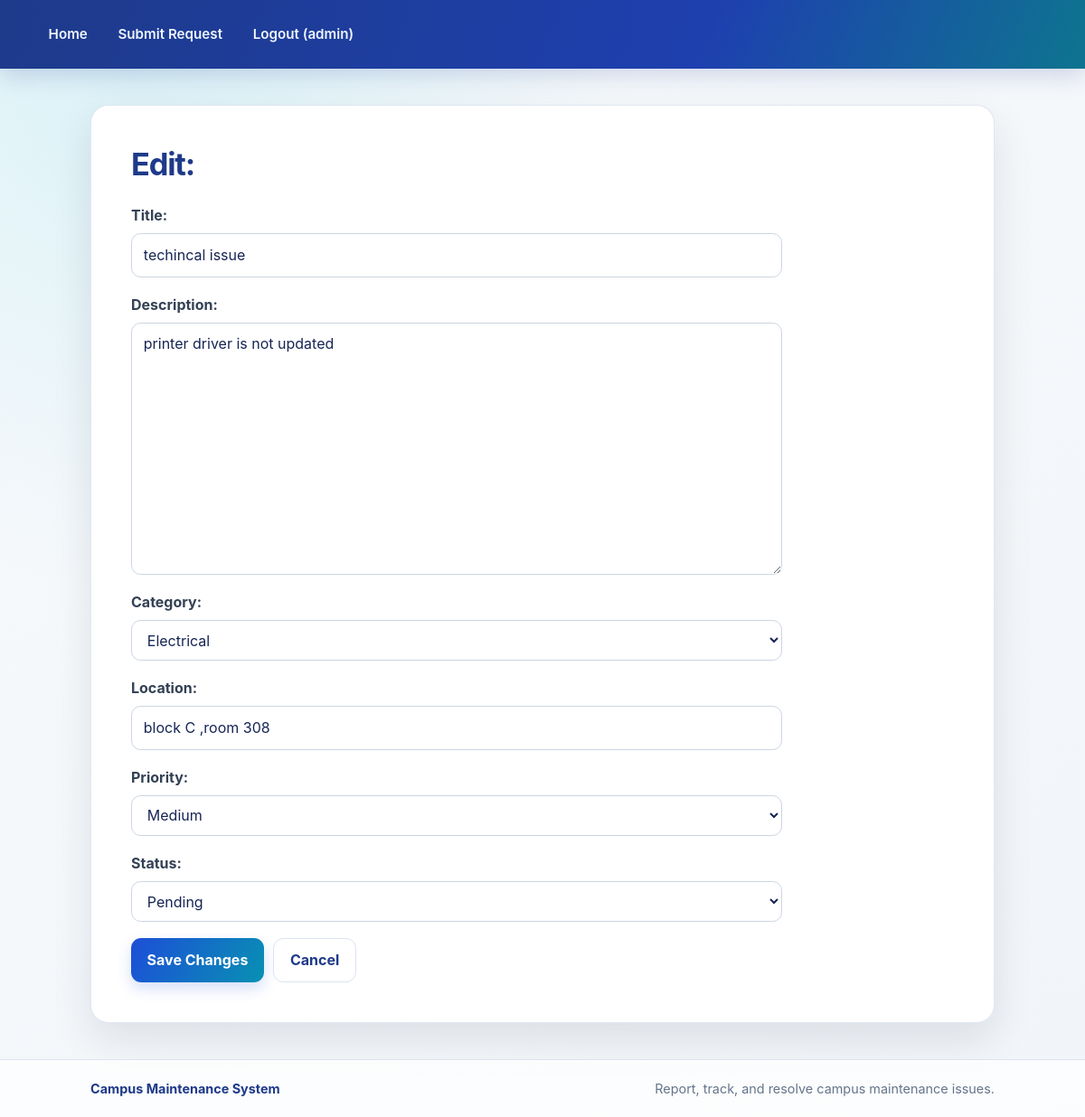
/edit/5/ (signed in), run on an earlier commit of the app's database.
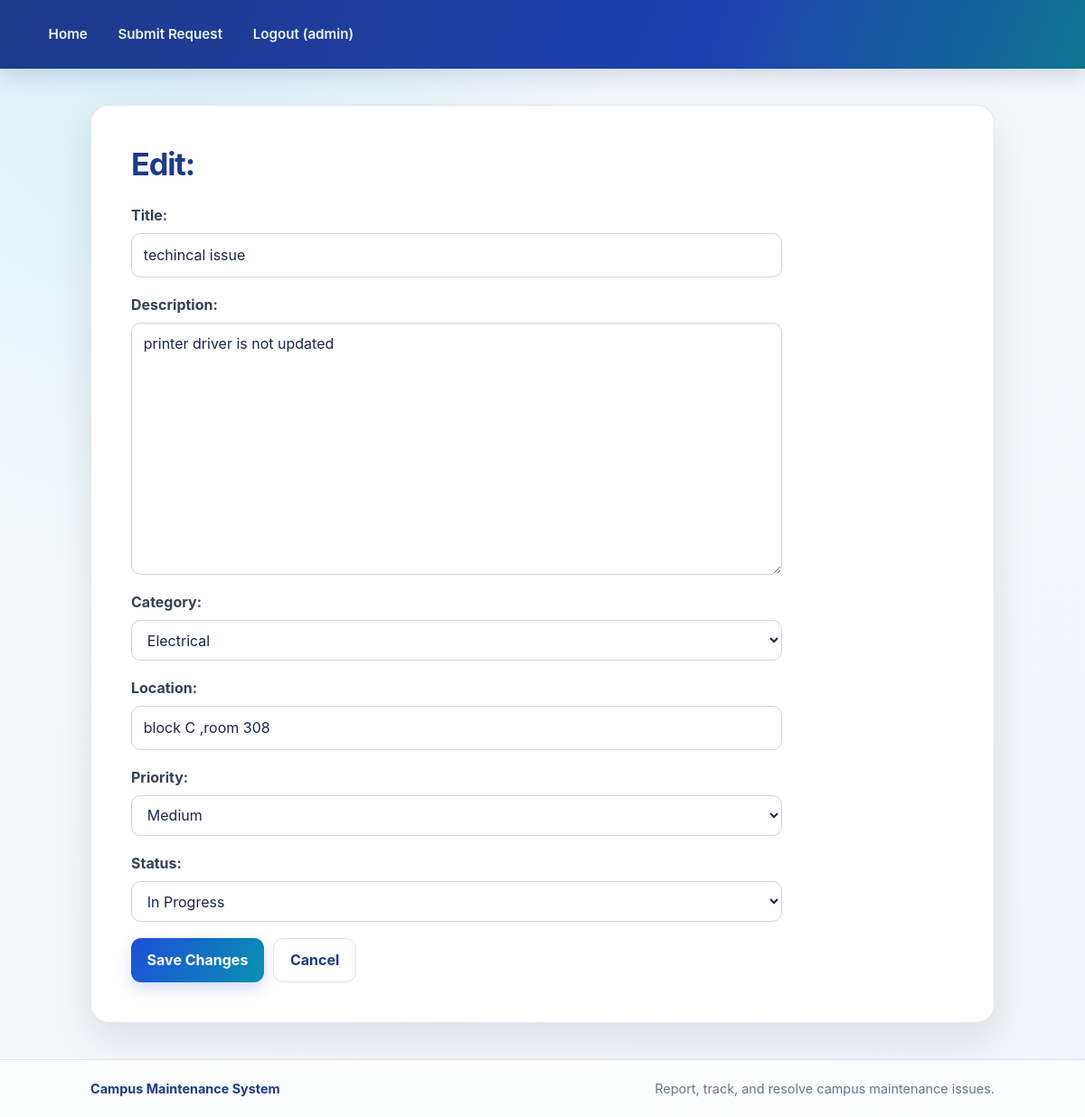
And on a later commit of the database.
### maintenance/models.py (models this page shows, shortened)
class MaintenanceRequest(models.Model):
    user = models.ForeignKey(User, on_delete=models.CASCADE)
    title = models.CharField(max_length=200)
    description = models.TextField()
    category = models.CharField(max_length=20, choices=CATEGORY_CHOICES, default='other')
    location = models.CharField(max_length=200)
    priority = models.CharField(max_length=10, choices=PRIORITY_CHOICES, default='medium')
    status = models.CharField(max_length=15, choices=STATUS_CHOICES, default='pending')
    date_reported = models.DateTimeField(auto_now_add=True)
    date_updated = models.DateTimeField(auto_now=True)

### maintenance/views.py (the view)
# urls.py: path('edit/<int:pk>/', views.edit_request, name='edit_request'),
@login_required
def edit_request(request, pk):
    obj = get_object_or_404(get_tickets(request.user), pk=pk)
    form_class = StaffMaintenanceRequestForm if request.user.is_staff else MaintenanceRequestForm
    form = form_class(request.POST or None, instance=obj)
    if form.is_valid():
        form.save()
        return redirect('home')
    return render(request, 'maintenance/edit_request.html', {'form': form})

### maintenance/forms.py
class StaffMaintenanceRequestForm(forms.ModelForm):
    class Meta:
        model = MaintenanceRequest
        fields = ['title', 'description', 'category', 'location', 'priority', 'status']

### maintenance/views.py (called while the page is built)
def get_tickets(user):
    tickets = MaintenanceRequest.objects.all()
    return tickets if user.is_staff else tickets.filter(user=user)

### maintenance/templates/maintenance/edit_request.html (shortened to what this page needs)
{% extends 'maintenance/base.html' %}
{% block content %}
<h2>Edit: {{ maintenance_request.title }}</h2>
<form class="stacked-form" method="post">
    {{ form.as_p }}
    <div class="form-actions">
        <button class="btn" type="submit">Save Changes</button>
        <a class="btn secondary-button" href="{% url 'home' %}">Cancel</a>
    </div>
</form>
{% endblock %}

### maintenance/templates/maintenance/base.html (shortened to what this page needs)
<!DOCTYPE html>
<html>
<head>
    {% load static %}
    <link rel="stylesheet" href="{% static 'maintenance/styles.css' %}">
</head>
<body>
<nav>
    <a href="{% url 'home' %}">Home</a>
    {% if user.is_authenticated %}
        <a href="{% url 'submit_request' %}">Submit Request</a>
        <a href="{% url 'logout' %}">Logout ({{ user.username }})</a>
    {% else %}
        <a href="{% url 'login' %}">Login</a>
        <a href="{% url 'register' %}">Register</a>
    {% endif %}
</nav>
<main class="box">
    {% block content %}{% endblock %}
</main>
<footer class="site-footer">
    <p>Campus Maintenance System</p>
    <span>Report, track, and resolve campus maintenance issues.</span>
</footer>
</body>
</html>

### maintenance/static/maintenance/styles.css (style rules this page uses)
:root { color-scheme: light; --ink: #172554; --muted: #64748b; --brand: #1d4ed8; --brand-dark: #1e3a8a; --accent: #06b6d4; --surface: #ffffff; --canvas: #f1f5f9; --line: #dbe4f0; --shadow: 0 18px 45px rgb(15 23 42 / 10%); }
* { box-sizing: border-box; }
body { display: flex; flex-direction: column; min-height: 100vh; margin: 0; color: var(--ink); background: radial-gradient(ellipse at 12% 0%, rgb(6 182 212 / 13%), transparent 35rem), linear-gradient(145deg, #f8fafc, var(--canvas)); font-family: Inter, "Segoe UI", Arial, sans-serif; line-height: 1.6; }
nav { display: flex; flex-wrap: wrap; align-items: center; gap: 0.4rem; min-height: 76px; padding: 1rem max(1.25rem, calc((100% - 1120px) / 2)); background: linear-gradient(110deg, var(--brand-dark), #1e40af 65%, #0e7490); box-shadow: 0 8px 24px rgb(30 58 138 / 18%); }
nav a { padding: 0.55rem 0.85rem; border-radius: 0.65rem; color: #eff6ff; font-size: 0.95rem; font-weight: 600; text-decoration: none; transition: background-color 160ms ease, transform 160ms ease; }
.box { width: min(100% - 2rem, 1000px); flex: 1 0 auto; min-height: 240px; margin: 2.5rem auto; padding: clamp(1.25rem, 4vw, 2.75rem); border: 1px solid rgb(219 228 240 / 85%); border-radius: 1.25rem; background: var(--surface); box-shadow: var(--shadow); }
.site-footer { display: flex; flex-wrap: wrap; align-items: center; justify-content: space-between; gap: 0.4rem 1rem; margin-top: auto; padding: 1.25rem max(1.25rem, calc((100% - 1000px) / 2)); border-top: 1px solid var(--line); background: rgb(255 255 255 / 75%); color: var(--muted); font-size: 0.9rem; }
.site-footer p { margin: 0; color: var(--brand-dark); font-weight: 700; }
.site-footer span { color: var(--muted); }
h1, h2 { margin-top: 0; color: var(--brand-dark); line-height: 1.2; letter-spacing: -0.035em; }
h2 { margin-bottom: 1.5rem; font-size: clamp(1.55rem, 4vw, 2.15rem); }
p { color: #475569; }
a { color: var(--brand); font-weight: 600; }
.btn, button { display: inline-flex; align-items: center; justify-content: center; min-height: 42px; padding: 0.65rem 1.1rem; border: 0; border-radius: 0.7rem; background: linear-gradient(120deg, var(--brand), #0891b2); box-shadow: 0 7px 16px rgb(29 78 216 / 18%); color: #ffffff; cursor: pointer; font: inherit; font-weight: 700; text-decoration: none; transition: box-shadow 160ms ease, transform 160ms ease; }
form:not(.inline-form) { max-width: 720px; }
form.stacked-form { display: grid; gap: 1.15rem; }
form.stacked-form p { display: grid; gap: 0.4rem; margin: 0; }
label { display: block; margin: 0; color: #334155; font-weight: 650; }
input, select, textarea { width: 100%; min-height: 44px; padding: 0.65rem 0.8rem; border: 1px solid #cbd5e1; border-radius: 0.65rem; background: #ffffff; color: var(--ink); font: inherit; }
textarea { min-height: 130px; resize: vertical; }
.form-actions { display: flex; flex-wrap: wrap; gap: 0.65rem; }
.secondary-button { border: 1px solid var(--line); background: #ffffff; box-shadow: none; color: var(--brand-dark); }

What changed in the data, as far as the page shows it:
changed MaintenanceRequest "techincal issue": status "Pending" → "In Progress"
